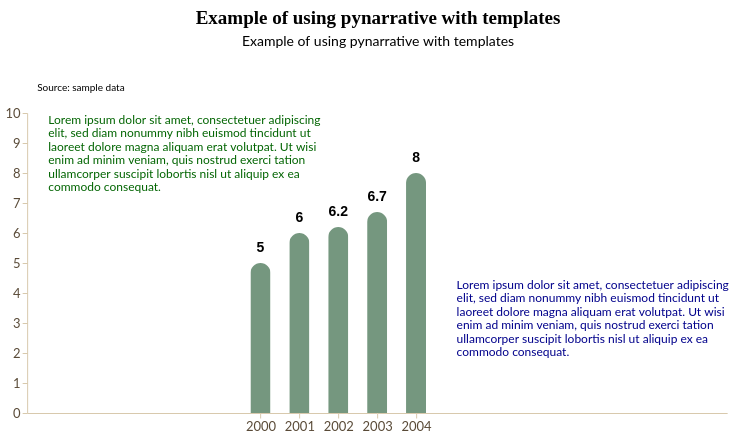

The code cell stored with this chart in its notebook:
### Markdown cell above
Data story with **bar chart**

### Code cell
story = (
    pn.Story(
    #Builing the Story class object
        data = year_value,
        width = 700,
        height = 300,
        template = greenTemplate #Using greenTemplate
    )

    #Method invocation
    #Bar chart
    .mark_bar(
        cornerRadiusEnd = 10,
        size = 20
    )

    #Data encoding
    .encode(
        #We need both quantitative axis to add annotation
        x = alt.X(
            "year:Q",
            title = "", 
            axis = alt.Axis(
                format = "d",
                values = list(range(2000, 2005))
            ),
            scale = alt.Scale(domain=[1995, 2010])
        ),
        y = alt.Y(
            "value:Q",
            title = "",
            scale = alt.Scale(domain=[0, 10])
        )
    )
    
    #Data source
    .add_source(
        text = "Source: sample data",
        position = "top",
        align = "left"
    )
    
    #Title and subtitle
    .add_title(
        title = "Example of using pynarrative with templates",
        subtitle = "Example of using pynarrative with templates",
        align = "center"
    )

    .add_labels_chart(
        values = "value:Q",
        font_weight = "bold",
        font_size = 14,
        dy = -15
    )

    .add_annotation(
        x = 1994,
        y = 9.5,
        text = "Lorem ipsum dolor sit amet, consectetuer adipiscing elit, sed diam nonummy nibh euismod tincidunt ut laoreet dolore magna aliquam erat volutpat. Ut wisi enim ad minim veniam, quis nostrud exerci tation ullamcorper suscipit lobortis nisl ut aliquip ex ea commodo consequat.",
        text_color = "darkgreen"
    )

    .add_annotation(
        x = 2004.5,
        y = 4,
        text = "Lorem ipsum dolor sit amet, consectetuer adipiscing elit, sed diam nonummy nibh euismod tincidunt ut laoreet dolore magna aliquam erat volutpat. Ut wisi enim ad minim veniam, quis nostrud exerci tation ullamcorper suscipit lobortis nisl ut aliquip ex ea commodo consequat.",
        text_color = "darkblue"
    )

    .render()
)

story

### Figure 1 — Vega-Lite specification as saved in the notebook (floating-point values rounded to 4 significant figures)
{"config": {"view": {"continuousWidth": 300, "continuousHeight": 300, "strokeWidth": 0}, "axis": {"domainColor": "#d8c9ad", "grid": false, "labelColor": "#594a37", "labelFont": "Lato", "labelFontSize": 13, "tickColor": "#d8c9ad", "titleColor": "#000000", "titleFont": "Lato", "titleFontSize": 14}, "axisX": {"labelAngle": 0, "labelExpr": "length(datum.label) > 12 ? replace(datum.label, /\\s+/, '\\n') : datum.label", "labelLineHeight": 14}, "bar": {"color": "rgb(117, 151, 127)"}, "legend": {"labelColor": "#594a37", "labelFont": "Lato", "labelFontSize": 12, "titleColor": "#000000", "titleFont": "Lato", "titleFontSize": 12}, "line": {"color": "rgb(117, 151, 127)"}, "mark": {"strokeWidth": 2.5}, "point": {"color": "#000000", "filled": true, "size": 75}, "range": {"category": ["rgb(117, 151, 127)", "rgb(187, 221, 197)", "#348035", "#a46cc2", "#d96027"]}, "title": {"color": "#000000", "font": "Lato", "fontSize": 19}}, "vconcat": [{"layer": [{"mark": {"type": "text", "align": "center", "baseline": "top", "color": "#000000", "font": "Montserrat", "fontSize": 19, "fontWeight": "bold", "text": "Example of using pynarrative with templates"}, "encoding": {"x": {"value": 350.0}, "y": {"value": 4}}}, {"mark": {"type": "text", "align": "center", "baseline": "top", "color": "#000000", "font": "Lato", "fontSize": 14, "text": "Example of using pynarrative with templates"}, "encoding": {"x": {"value": 350.0}, "y": {"value": 30}}}], "data": {"name": "data-6fad5c34291b82fc9632cbce143d677a"}, "height": 58, "width": 700}, {"layer": [{"mark": {"type": "bar", "cornerRadiusEnd": 10, "size": 20}, "encoding": {"x": {"axis": {"format": "d", "values": [2000, 2001, 2002, 2003, 2004]}, "field": "year", "scale": {"domain": [1995, 2010]}, "title": "", "type": "quantitative"}, "y": {"field": "value", "scale": {"domain": [0, 10]}, "title": "", "type": "quantitative"}}}, {"mark": {"type": "text", "align": "center", "angle": 0, "color": "rgb(0, 0, 0)", "dx": 0, "dy": -15, "fontSize": 14, "fontWeight": "bold", "lineBreak": "\n"}, "encoding": {"text": {"field": "value", "type": "quantitative"}, "x": {"axis": {"format": "d", "values": [2000, 2001, 2002, 2003, 2004]}, "field": "year", "scale": {"domain": [1995, 2010]}, "title": "", "type": "quantitative"}, "y": {"field": "value", "scale": {"domain": [0, 10]}, "title": "", "type": "quantitative"}}}, {"data": {"name": "data-6fad5c34291b82fc9632cbce143d677a"}, "mark": {"type": "text", "align": "left", "baseline": "bottom", "color": "rgb(0, 0, 0)", "font": "Lato", "fontSize": 10, "lineBreak": "\n", "text": "Source: sample data"}, "encoding": {"x": {"value": 10}, "y": {"value": -20}}}, {"layer": [{"mark": {"type": "rect", "color": "rgba(255, 255, 255, 0.5)", "cornerRadius": 24.0, "opacity": 1.0, "stroke": "transparent", "strokeWidth": 2.0}, "encoding": {"x": {"field": "box_x1", "type": "quantitative"}, "x2": {"field": "box_x2"}, "y": {"field": "box_y1", "type": "quantitative"}, "y2": {"field": "box_y2"}}}, {"mark": {"type": "text", "align": "left", "baseline": "top", "color": "darkgreen", "font": "Lato", "fontSize": 12, "lineBreak": "\n", "lineHeight": 13.5, "text": "Lorem ipsum dolor sit amet, consectetuer adipiscing\nelit, sed diam nonummy nibh euismod tincidunt ut\nlaoreet dolore magna aliquam erat volutpat. Ut wisi\nenim ad minim veniam, quis nostrud exerci tation\nullamcorper suscipit lobortis nisl ut aliquip ex ea\ncommodo consequat."}, "encoding": {"x": {"field": "text_x", "type": "quantitative"}, "y": {"field": "text_y", "type": "quantitative"}}}], "data": {"name": "data-d1a0a842d52d67ba25563a2b65b4512f"}}, {"layer": [{"mark": {"type": "rect", "color": "rgba(255, 255, 255, 0.5)", "cornerRadius": 24.0, "opacity": 1.0, "stroke": "transparent", "strokeWidth": 2.0}, "encoding": {"x": {"field": "box_x1", "type": "quantitative"}, "x2": {"field": "box_x2"}, "y": {"field": "box_y1", "type": "quantitative"}, "y2": {"field": "box_y2"}}}, {"mark": {"type": "text", "align": "left", "baseline": "top", "color": "darkblue", "font": "Lato", "fontSize": 12, "lineBreak": "\n", "lineHeight": 13.5, "text": "Lorem ipsum dolor sit amet, consectetuer adipiscing\nelit, sed diam nonummy nibh euismod tincidunt ut\nlaoreet dolore magna aliquam erat volutpat. Ut wisi\nenim ad minim veniam, quis nostrud exerci tation\nullamcorper suscipit lobortis nisl ut aliquip ex ea\ncommodo consequat."}, "encoding": {"x": {"field": "text_x", "type": "quantitative"}, "y": {"field": "text_y", "type": "quantitative"}}}], "data": {"name": "data-1d0ab958ae25f343be891aa0fd7749eb"}}], "data": {"name": "data-48f216cf3ae54f3e6f62eb97062f5571"}, "height": 300, "width": 700}], "center": true, "resolve": {"axis": {"x": "shared", "y": "shared"}}, "$schema": "https://vega.github.io/schema/vega-lite/v6.4.1.json", "datasets": {"data-6fad5c34291b82fc9632cbce143d677a": [{"_": 0}], "data-48f216cf3ae54f3e6f62eb97062f5571": [{"year": 2000, "value": 5.0}, {"year": 2001, "value": 6.0}, {"year": 2002, "value": 6.2}, {"year": 2003, "value": 6.7}, {"year": 2004, "value": 8.0}], "data-d1a0a842d52d67ba25563a2b65b4512f": [{"subject_x": 1994.0, "subject_y": 9.5, "connector_x": 1994.0, "connector_y": 9.695, "tip_x": 1994.0, "tip_y": 9.51, "box_x1": 1994.0, "box_x2": 1997.0, "box_y1": 8.585, "box_y2": 10.1, "text_x": 1995.0, "text_y": 9.95}], "data-1d0ab958ae25f343be891aa0fd7749eb": [{"subject_x": 2004.0, "subject_y": 4.0, "connector_x": 2005.0, "connector_y": 4.195, "tip_x": 2005.0, "tip_y": 4.01, "box_x1": 2005.0, "box_x2": 2007.0, "box_y1": 3.085, "box_y2": 4.6, "text_x": 2005.0, "text_y": 4.45}]}}
